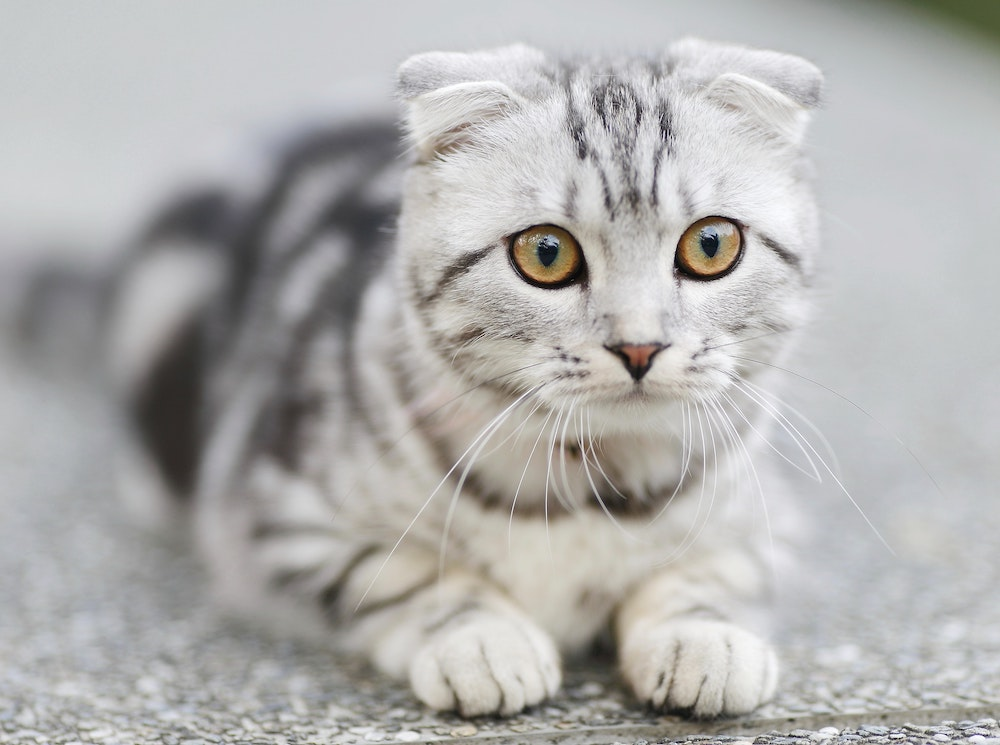
#> input picture src/project/project01/resources/test_imgs/cat1.jpg, 1000 x 745 px
$ jupyter execute 4.hog.ipynb
#> lines starting #> are read from the running program, lines starting #| are printed output that depends on the picture
[cell 1]
import cv2
import numpy as np
import matplotlib.pyplot as plt

from skimage.feature import hog
from skimage import data, exposure

[cell 2]
img = cv2.imread("./resources/test_imgs/cat1.jpg")
#> img is the input picture: shape (745, 1000, 3); mean B, G, R 174.3, 175.6, 176.4
img = cv2.resize(img, (500, 370))
#> img: shape (370, 500, 3)

img_fixed = cv2.cvtColor(img, cv2.COLOR_BGR2RGB)
img_gray = cv2.cvtColor(img, cv2.COLOR_BGR2GRAY)

[cell 3]
# image: 输入的图像
# orientations: 把180度分成几份, bin的数量
# pixels_per_cell: 元组形式, 一个Cell内的像素大小
# cells_per_block: 元组形式, 一个Block内的Cell大小
# visualize: 是否需要可视化, 如果True, hog会返回numpy图像
fd, hog_image = hog(image=img_gray, orientations=9, pixels_per_cell=(8, 8), cells_per_block=(2, 2), visualize=True)
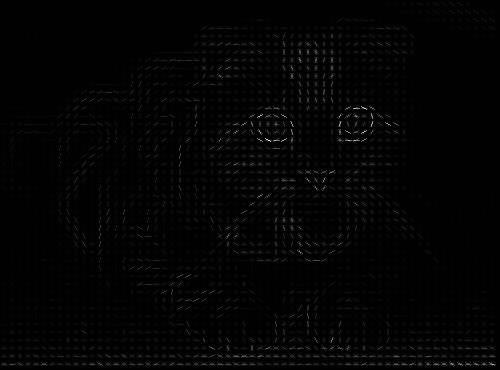
#> hog_image: shape (370, 500) float64; min 0, max 86.88, mean 1; drawn with min black and max white

fig, (ax1, ax2) = plt.subplots(1, 2, figsize=(20, 10), sharex=True, sharey=True)

ax1.axis("off")
ax1.imshow(img_fixed)
ax1.set_title("Input image")

hog_image_recaled = exposure.rescale_intensity(hog_image, in_range=(0, 10))
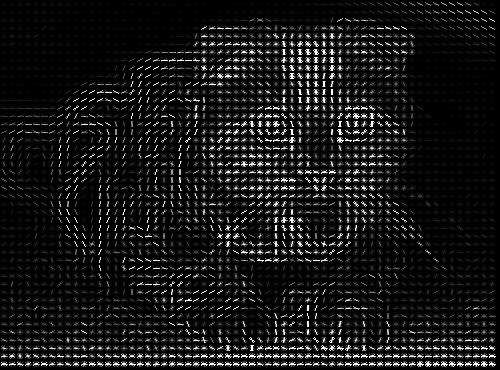
#> hog_image_recaled: shape (370, 500) float64; min 0, max 1, mean 0.0862

ax2.axis('off')
ax2.imshow(hog_image_recaled, cmap=plt.cm.gray)
ax2.set_title("Histogram of Oriented Gradients")
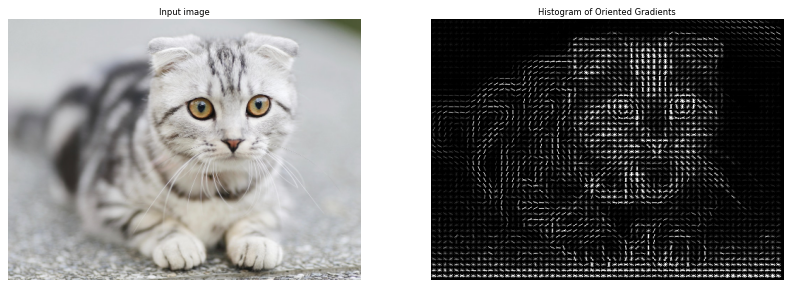
#> figure drawn by matplotlib, 2 panels

[cell 4]
fd.shape
#> Out = (98820,)

$ run again, with src/project/project01/resources/test_imgs/enpei_shufa.jpg copied over src/project/project01/resources/test_imgs/cat1.jpg
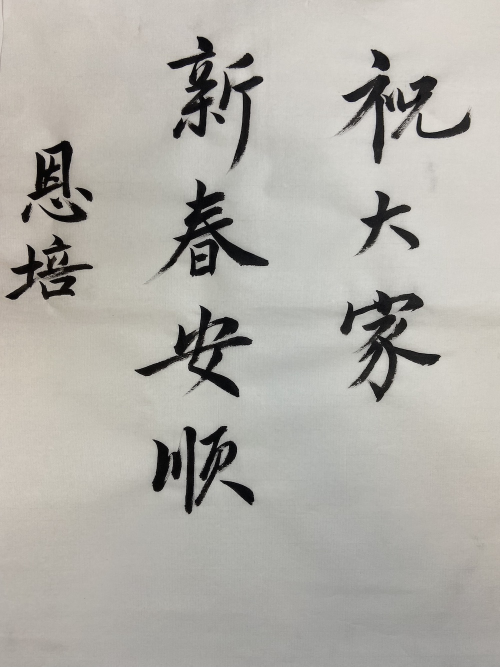
#> input picture src/project/project01/resources/test_imgs/enpei_shufa.jpg, 1000 x 1333 px (shown at 1/2 size)
#> img is the input picture: shape (1333, 1000, 3); mean B, G, R 169.1, 175.3, 177.7
#> img: shape (370, 500, 3)
#> `hog_image_recaled = exposure.rescale_intensity(hog_image, in_range=(0,..`:
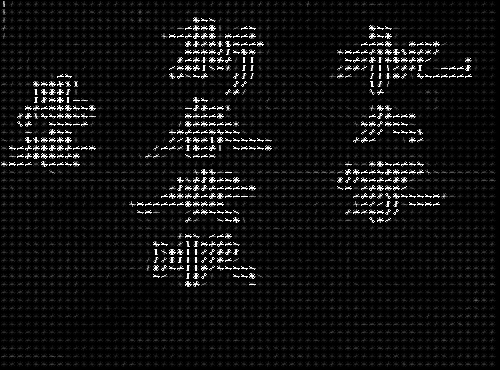
#> hog_image_recaled: shape (370, 500) float64; min 0, max 1, mean 0.0661
#> `[cell 3] # image: 输入的图像 # orientations: 把180度分成几份, bin的数量 # pixels_per..`:
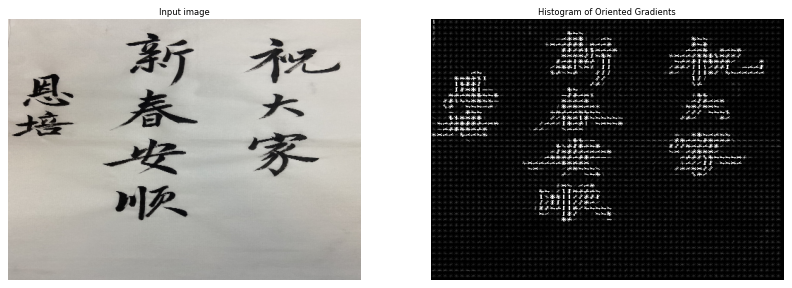
#> figure drawn by matplotlib, 2 panels
